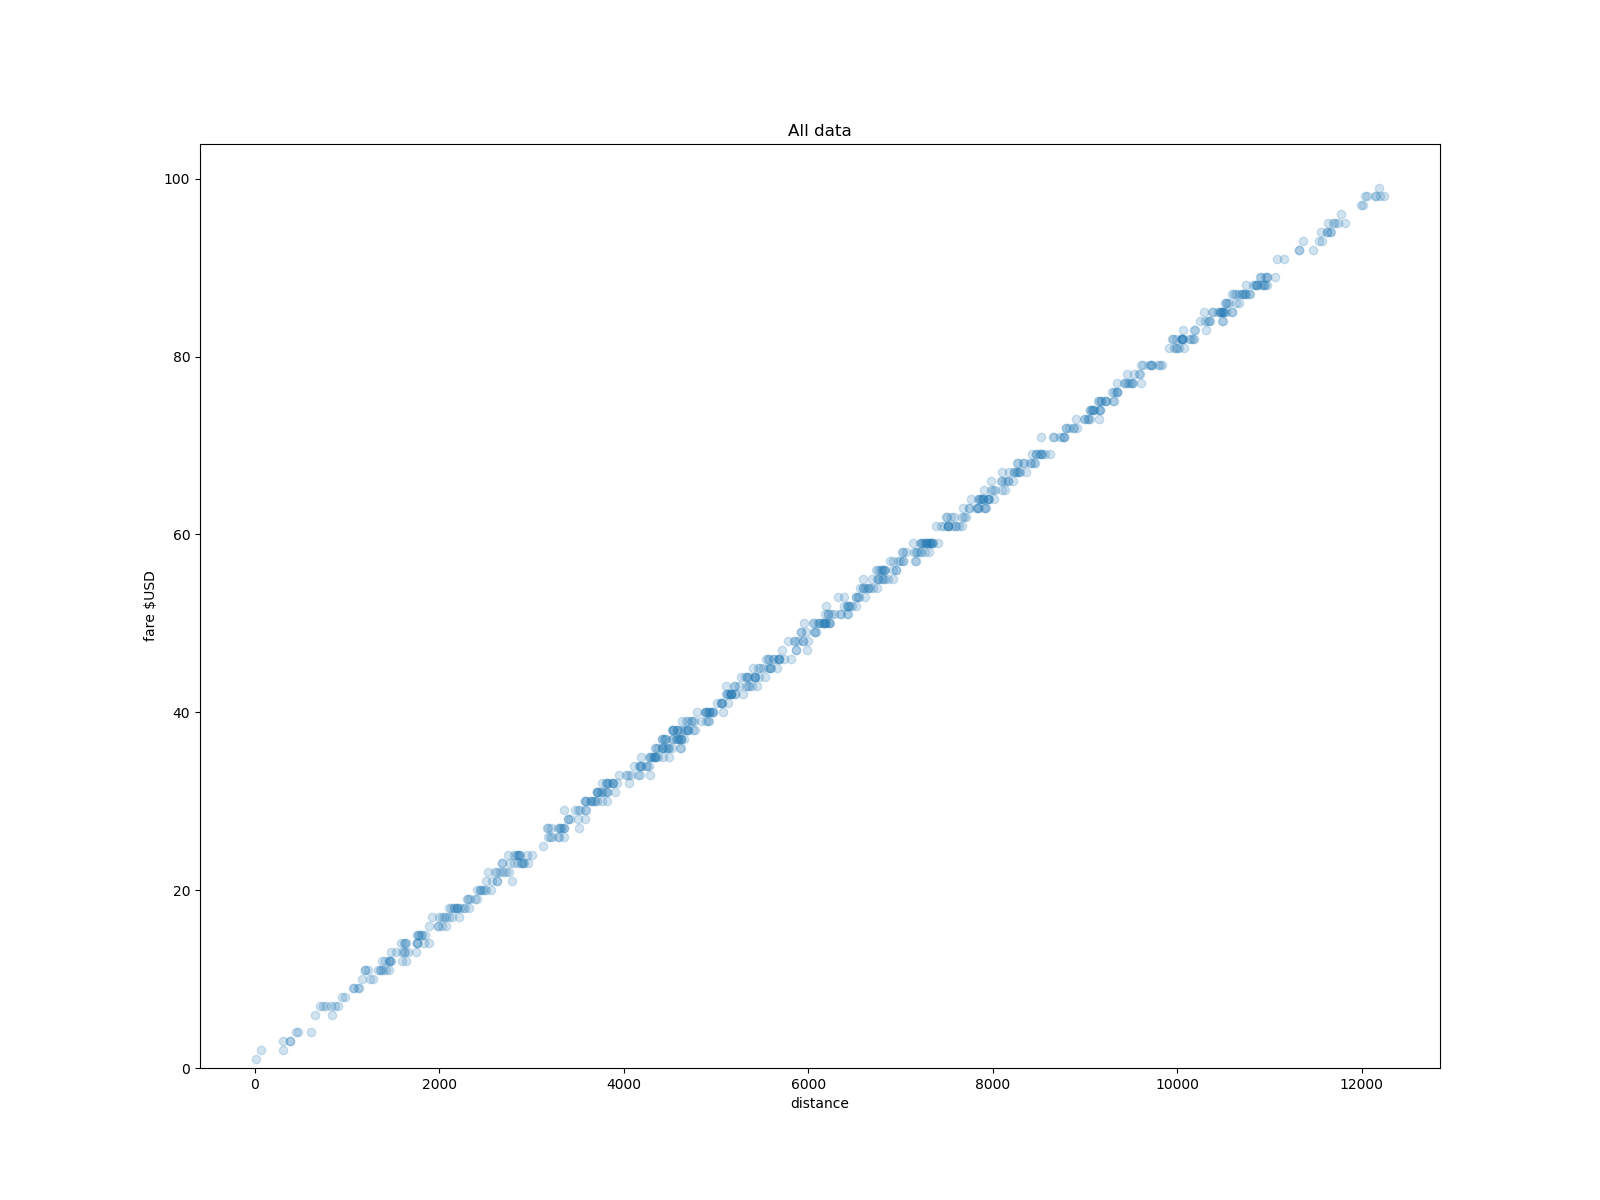

The Python source for this figure:
import numpy as np
import pandas as pd
import matplotlib.pyplot as plt
import matplotlib as mpl

mpl.use("Agg")

df = pd.read_csv('Data Analysis/Remove Outlier.csv', quoting=3)
pickup_longitude = df['pickup_longitude']
pickup_latitude = df['pickup_latitude']
dropoff_longitude = df['dropoff_longitude']
dropoff_latitude = df['dropoff_latitude']

# calculate distance between pickup and dropoff
def distance(pick_lat, pick_lon, drop_lat, drop_lon):
    p = 0.0174 ## Pi/180
    ## Haversine Formula
    a = 0.5 - np.cos((drop_lat - pick_lat) * p)/2 + np.cos(pick_lat * p) * np.cos(drop_lat * p) * (1 - np.cos((drop_lon - pick_lon) * p)) / 2
    return 0.621 * 12742 * np.arcsin(np.sqrt(a))

list_distance = distance(pickup_latitude, pickup_longitude, dropoff_latitude, dropoff_longitude)
df['distance'] = list_distance

plt.figure(figsize=(16,12))
axs = plt.subplot()

#graph showing fare amount by distance
axs.scatter(df.distance, df.fare_amount, alpha=0.2)
axs.set_xlabel('distance')
axs.set_ylim(0,)
axs.set_ylabel('fare $USD')
axs.set_title('All data')

plt.savefig("Data Analysis/Data Visualization.png")
